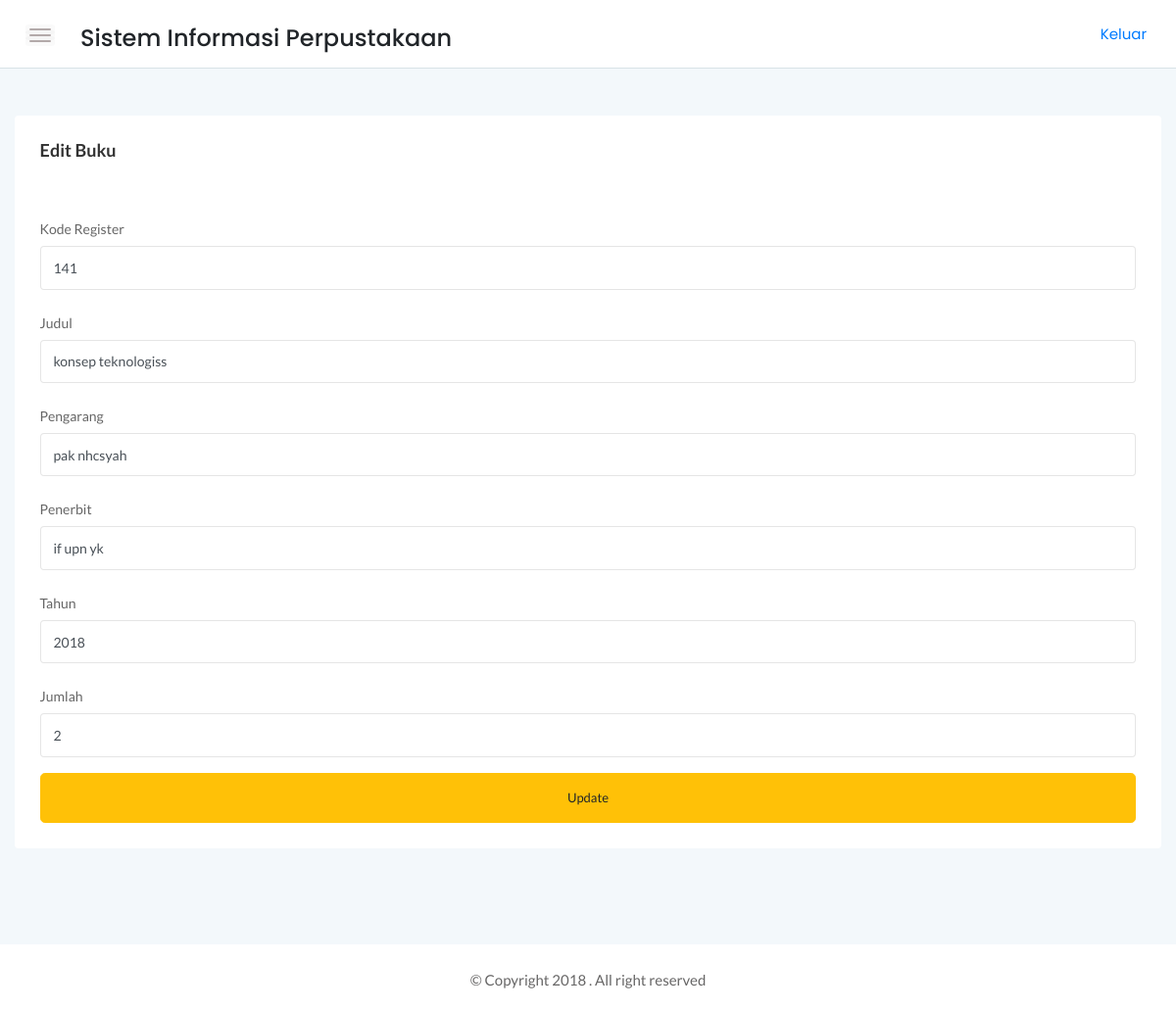
/srtdash/app/buku/edit.php?kode=141 (signed in), run on the app's committed database.
### tables this page shows
CREATE TABLE `buku` (
  `kode_register` char(20) NOT NULL,
  `judul` varchar(100) NOT NULL,
  `pengarang` varchar(100) NOT NULL,
  `penerbit` varchar(100) NOT NULL,
  `thn_terbit` int(4) NOT NULL,
  `jumlah` int(3) NOT NULL
);

### srtdash/function/functions.php (called while the page is built, shortened)
<?php
$link = mysqli_connect("localhost","root","", "perpustakaan");
function tampil($query){
global $link;
$result = mysqli_query($link,$query);
while ($row = mysqli_fetch_assoc($result)){
    $rows[] = $row;
}
return $rows;
}
?>

### srtdash/app/buku/edit.php (the view, shortened to what this page needs)
<?php
require '../../function/functions.php';
$kode = $_GET['kode'];
$row = tampil("SELECT * FROM buku WHERE kode_register = '$kode'")[0];
?>
<!DOCTYPE html>
<html>
    <head>
        <link rel="stylesheet" href="../../assets/css/bootstrap.min.css">
        <link rel="stylesheet" href="../../assets/css/font-awesome.min.css">
        <link rel="stylesheet" href="../../assets/css/themify-icons.css">
        <link rel="stylesheet" href="../../assets/css/metisMenu.css">
        <link rel="stylesheet" href="../../assets/css/owl.carousel.min.css">
        <link rel="stylesheet" href="../../assets/css/slicknav.min.css">
        <link rel="stylesheet" href="../../assets/css/typography.css">
        <link rel="stylesheet" href="../../assets/css/default-css.css">
        <link rel="stylesheet" href="../../assets/css/styles.css">
        <link rel="stylesheet" href="../../assets/css/responsive.css">
        <link rel="stylesheet" href="../../assets/datatabel/DataTables-1.10.18/css/jquery.dataTables.css">
        <link rel="stylesheet" href="../../assets/datatabel/DataTables-1.10.18/css/dataTables.bootstrap.css">
    </head>
    <body>
    <div class="page-container">
        <div class="main-content">
            <div class="header-area">
                <div class="row align-items-center">
                    <div class="col-md-6 col-sm-8 clearfix">
                        <div class="nav-btn pull-left">
                            <span></span>
                            <span></span>
                            <span></span>
                        </div>
                        <div class="nav-btn pull-left">
                            <h4>Sistem Informasi Perpustakaan</h4>
                        </div>
                    </div>
                    <div class="col-md-6 col-sm-4 clearfix">
                            <ul class="notification-area pull-right">
                                <p><a href="../logout/logout.php">Keluar</a></p>
                            </ul>
                        </div>
                </div>
            </div>
            <div class="main-content-inner">
                <div class="sales-report-area mt-5 mb-5">
                   <div class="card">
                   <div class="card-body">
                   <h4 class="header-title mb-0">Edit Buku</h4>
                   </div>
                            <div class="card-body">
        <form action="" method="POST">
            <div class="form-group">
                <label for="kode" class="col-form-label">Kode Register</label>
                <input class="form-control" type="text" name="kode" id="kode" value="<?=$row['kode_register'];?>" required>
            </div>
            <div class="form-group">
                <label for="judul" class="col-form-label">Judul</label>
                <input class="form-control" type="text" name="judul" id="judul" value="<?=$row['judul'];?>" required>
            </div>
            <div class="form-group">
                <label for="pengarang" class="col-form-label">Pengarang</label>
                <input class="form-control" type="text" name="pengarang" id="pengarang" value="<?=$row['pengarang'];?>" required>
            </div>
            <div class="form-group">
                <label for="penerbit" class="col-form-label">Penerbit</label>
                <input class="form-control" type="text" name="penerbit" id="penerbit" value="<?=$row['penerbit'];?>" required>
            </div>
            <div class="form-group">
                <label for="tahun" class="col-form-label">Tahun</label>
                <input class="form-control" type="number" name="tahun" id="tahun" value="<?=$row['thn_terbit'];?>" required>
            </div>
            <div class="form-group">
                <label for="jumlah" class="col-form-label">Jumlah</label>
                <input class="form-control" type="number" name="jumlah" id="jumlah" value="<?=$row['jumlah'];?>" required>
            </div>
            <button type="submit" name="update" class="btn btn-warning btn-lg btn-block">Update</button>
        </form>
        </div>
                     </div>
                </div>
            </div>
        </div>
        <footer>
            <div class="footer-area">
                <p>© Copyright 2018 . All right reserved</p>
            </div>
        </footer>
    </div>
</body>
</html>

### srtdash/assets/css/typography.css (style rules this page uses)
body { font-size: 14px; font-family: 'Lato', sans-serif; }
h1, h2, h3, h4, h5, h6 { margin: 0; font-family: 'Poppins', sans-serif; }
p { font-family: 'Lato', sans-serif; font-size: 15px; line-height: 26px; color: #444; margin-bottom: 0; }
a, a:visited { text-decoration: none; transition: all 0.3s ease-in-out; -webkit-transition: all 0.3s ease-in-out; -moz-transition: all 0.3s ease-in-out; -o-transition: all 0.3s ease-in-out; outline: 0; font-family: 'Poppins', sans-serif; }
p a, p a:visited { line-height: inherit; outline: 0; }
ul, ol { margin-bottom: 0px; margin-top: 0px; padding: 0; }
ul { margin: 0; list-style-type: none; }
button { cursor: pointer; outline: none!important; letter-spacing: 0; }

### srtdash/assets/css/default-css.css (style rules this page uses)
* { margin: 0; padding: 0; box-sizing: border-box; }
*, *:before, *:after { -moz-box-sizing: border-box; -webkit-box-sizing: border-box; box-sizing: border-box; }
html { -webkit-font-smoothing: antialiased; }
body { background: #fff; font-weight: normal; -webkit-font-smoothing: antialiased; -webkit-text-size-adjust: 100%; }
:root { --primary-color: #4336FB; }

### srtdash/assets/css/styles.css (style rules this page uses)
.page-container { width: 100%; height: 100%; min-height: 100vh; padding-left: 280px; -webkit-transition: padding-left 0.3s ease 0s; transition: padding-left 0.3s ease 0s; }
.card { border: none; border-radius: 4px; background-color: #fff; -webkit-transition: all 0.3s ease 0s; transition: all 0.3s ease 0s; }
.card-body { padding: 25.6px; padding: 1.6rem; }
.main-content { width: 100%; background: #F3F8FB; }
.main-content-inner { padding: 0 30px 50px; }
.header-area { padding: 15px 30px; background: #fff; border-bottom: 1px solid #d8e3e7; }
.nav-btn { margin-right: 30px; margin-top: 10px; cursor: pointer; }
.nav-btn span { display: block; width: 22px; height: 2px; background: #b3aaaa; margin: 4px 0; border-radius: 15px; -webkit-transition: all 0.3s ease 0s; transition: all 0.3s ease 0s; box-shadow: 0 0 0 4px rgba(99, 96, 96, 0.03); }
.notification-area { -webkit-user-select: none; -moz-user-select: none; -ms-user-select: none; user-select: none; position: relative; z-index: 1; }
.header-title { font-family: 'Lato', sans-serif; font-size: 18px; font-weight: 600; letter-spacing: 0; color: #333; text-transform: capitalize; margin-bottom: 17px; }
.footer-area { text-align: center; padding: 23px 0 19px; background: #fff; }
.footer-area p { color: #676666; margin-bottom: 0; }
.btn { padding: 11px 17px; font-size: 13px; letter-spacing: 0; }
.btn-lg { padding: 15px 22px; }
.form-control, .form-control:focus { outline: none; box-shadow: none; }
.form-control { font-size: 14px; border: 1px solid rgba(170, 170, 170, .3); padding: 10.72px 12.8px; padding: .67rem .8rem; }
label { font-weight: 500; color: #666; display: inline-block; margin-bottom: 8px; margin-bottom: .5rem; }

### srtdash/assets/css/responsive.css (style rules this page uses)
@media (min-width: 1200px) and (max-width: 1364px) { .main-content-inner { padding: 0 15px 50px; } }
@media (min-width: 1200px) and (max-width: 1364px) { .page-container, .sbar_collapsed.page-container { padding-left: 0; } }

### data on the page
buku: kode "141", judul "konsep teknologiss", pengarang "pak nhcsyah", penerbit "if upn yk", tahun "2018", jumlah "2"
